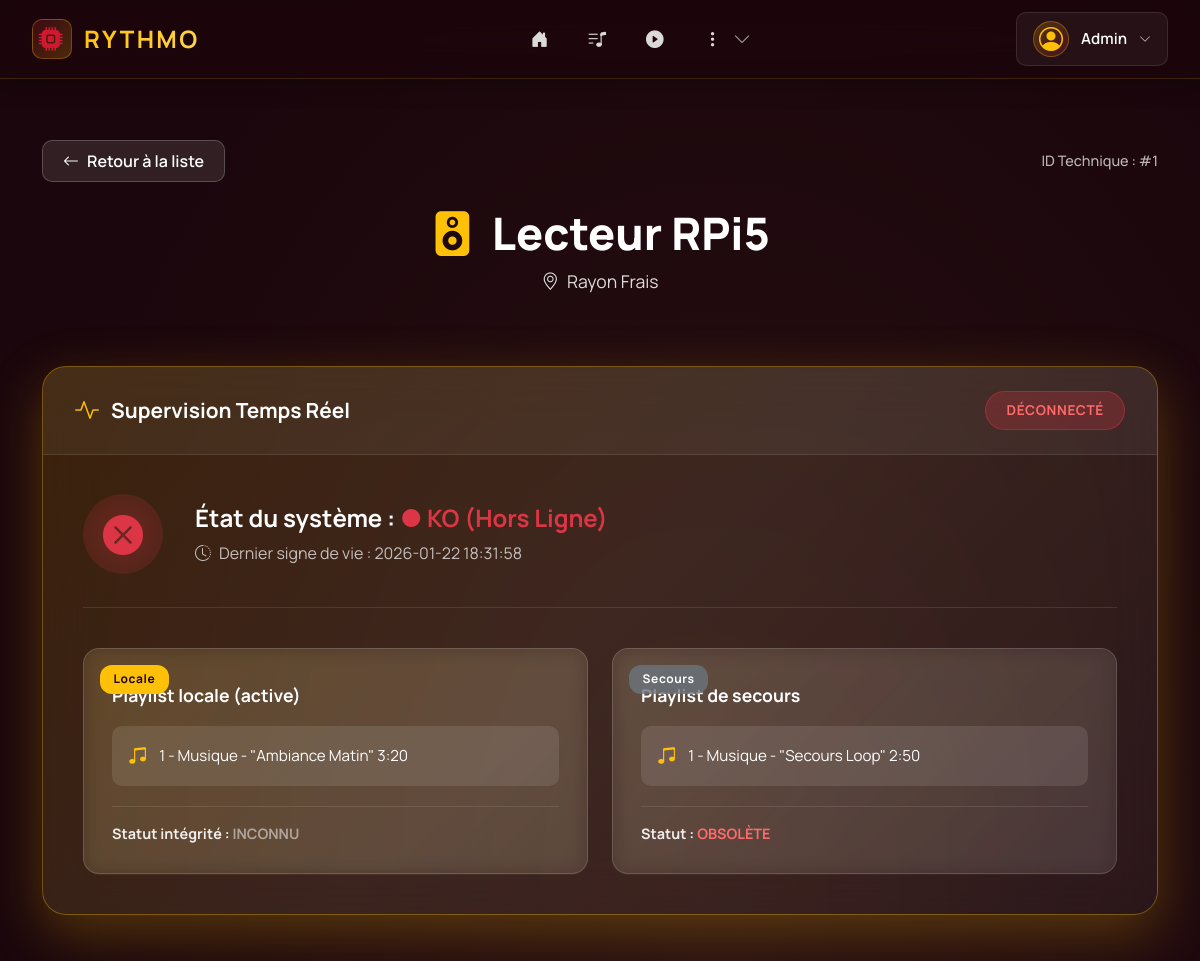
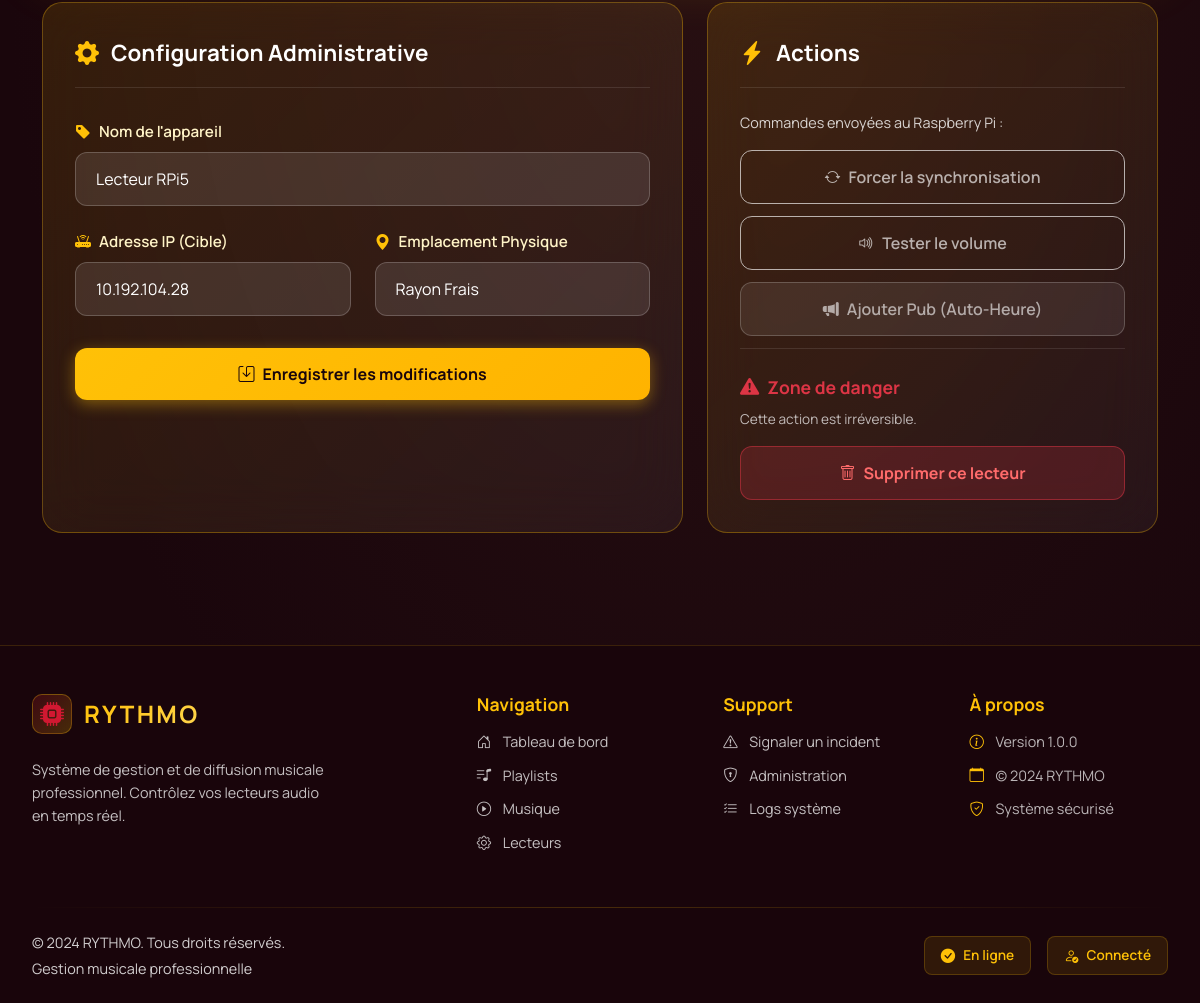
The page /lecteur/1 (signed in) on the database its author committed (2 pictures, top to bottom).
### tables this page shows
CREATE TABLE Utilisateur(
   id_utilisateur INTEGER PRIMARY KEY AUTOINCREMENT,
   nom_utilisateur VARCHAR(50) UNIQUE,
   motdepasse VARCHAR(128),
   role VARCHAR(50),
   prenom VARCHAR(50),
   nom VARCHAR(50),
   age INTEGER,
   email VARCHAR(100) UNIQUE,
   login_attempts INTEGER DEFAULT 0,
   block_until DATETIME,
   last_login DATETIME
);

CREATE TABLE Lecteur(
   id_lecteur INTEGER PRIMARY KEY AUTOINCREMENT,
   nom_lecteur VARCHAR(50) NOT NULL UNIQUE,
   adresseIP VARCHAR(50) UNIQUE,
   etat_lecteur VARCHAR(50) DEFAULT 'Hors ligne',
   emplacement VARCHAR(50),
   derniere_synchro DATETIME,
   adresse_lecteur VARCHAR(50),
   id_organisation INTEGER NOT NULL,
   playlist_active_id INTEGER, 
   volume INTEGER DEFAULT 80,
   alerte_active BOOLEAN DEFAULT 0,
   FOREIGN KEY(id_organisation) REFERENCES Organisation(id_organisation),
   FOREIGN KEY(playlist_active_id) REFERENCES Playlist(id_playlist)
);

### app/controllers/IndexController.py (the view)
@app.route("/lecteur/<int:id_lecteur>")
@reqlogged
def voir_lecteur(id_lecteur): # <--- C'est LUI qui prend l'ID
    dao = LecteurDAO()
    lecteur = dao.find_one(id_lecteur)
    metadata = {"title": "Détail du lecteur", "pagename": "lecteur_detail"}
    return render_template("lecteur_detail.html", lecteur=lecteur, metadata=metadata)

### app/templates/lecteur_detail.html (shortened to what this page needs)
{% extends 'layout.html' %}
{% block content %}
<div class="detail-hero">
  <div class="container">
    <div class="detail-header-top">
      <a href="{{ url_for('page_lecteurs') }}" class="btn btn-back">
        <i class="bi bi-arrow-left"></i> Retour à la liste
      </a>
      <span class="detail-id">ID Technique : #{{ lecteur.id_lecteur }}</span>
    </div>
    <h1><i class="bi bi-speaker-fill"></i> {{ lecteur.nom_lecteur }}</h1>
    <p class="detail-location"><i class="bi bi-geo-alt"></i> {{ lecteur.adresse_lecteur }}</p>
  </div>
</div>
<div class="container mt-4 pb-5">
  <div class="supervision-card mb-5">
    <div class="supervision-header">
      <div class="supervision-title">
        <i class="bi bi-activity"></i> Supervision Temps Réel
      </div>
      {% if lecteur.est_en_ligne() %}
        <span class="status-badge status-online">
          <span class="status-pulse"></span>
          CONNECTÉ
        </span>
      {% else %}
        <span class="status-badge status-offline">
          DÉCONNECTÉ
        </span>
      {% endif %}
    </div>
    <div class="supervision-body">
      <div class="system-status">
        <div class="status-icon-wrapper">
          {% if lecteur.est_en_ligne() %}
            <div class="status-icon status-icon-online">
              <i class="bi bi-check-circle-fill"></i>
            </div>
          {% else %}
            <div class="status-icon status-icon-offline">
              <i class="bi bi-x-circle-fill"></i>
            </div>
          {% endif %}
        </div>
        <div class="status-text">
          <h3>
            État du système :
            {% if lecteur.est_en_ligne() %}
              <span class="text-success">● UP (En Ligne)</span>
            {% else %}
              <span class="text-danger">● KO (Hors Ligne)</span>
            {% endif %}
          </h3>
          <p class="status-subtitle">
            <i class="bi bi-clock-history"></i> Dernier signe de vie : {{ lecteur.derniere_synchro }}
          </p>
        </div>
      </div>
      <div class="playlists-grid">
        <div class="playlist-card playlist-primary">
          <div class="playlist-header">
            <span class="playlist-badge playlist-badge-primary">Locale</span>
            <h4>Playlist locale (active)</h4>
          </div>
          <div class="playlist-content">
            <div class="playlist-item">
              <i class="bi bi-music-note-beamed"></i>
              <span>1 - Musique - "Ambiance Matin" 3:20</span>
            </div>
          </div>
          <div class="playlist-status">
            <strong>Statut intégrité :</strong>
            {% if lecteur.est_en_ligne() %}
              <span class="status-ok">OK</span>
            {% else %}
              <span class="status-unknown">INCONNU</span>
            {% endif %}
          </div>
        </div>
        <div class="playlist-card playlist-secondary">
          <div class="playlist-header">
            <span class="playlist-badge playlist-badge-secondary">Secours</span>
            <h4>Playlist de secours</h4>
          </div>
          <div class="playlist-content">
            <div class="playlist-item">
              <i class="bi bi-music-note-beamed"></i>
              <span>1 - Musique - "Secours Loop" 2:50</span>
            </div>
          </div>
          <div class="playlist-status">
            <strong>Statut :</strong>
            {% if lecteur.est_en_ligne() %}
              <span class="status-update">À JOUR</span>
            {% else %}
              <span class="status-obsolete">OBSOLÈTE</span>
            {% endif %}
          </div>
        </div>
      </div>
    </div>
  </div>
  <div class="row g-4">
    <div class="col-lg-7">
      <div class="config-card">
        <div class="config-header">
          <i class="bi bi-gear-fill"></i>
          <h3>Configuration Administrative</h3>
        </div>
        <form method="POST" class="config-form">
          <div class="form-group-rythmo">
            <label for="nom_lecteur" class="form-label-rythmo">
              <i class="bi bi-tag-fill"></i> Nom de l'appareil
            </label>
            <input
              type="text"
              id="nom_lecteur"
              name="nom_lecteur"
              class="form-control-rythmo"
              value="{{ lecteur.nom_lecteur }}"
              required
            >
          </div>
          <div class="row">
            <div class="col-md-6">
              <div class="form-group-rythmo">
                <label for="adresseIP" class="form-label-rythmo">
                  <i class="bi bi-router-fill"></i> Adresse IP (Cible)
                </label>
                <input
                  type="text"
                  id="adresseIP"
                  name="adresseIP"
                  class="form-control-rythmo"
                  value="{{ lecteur.adresseIP }}"
                  required
                >
              </div>
            </div>
            <div class="col-md-6">
              <div class="form-group-rythmo">
                <label for="adresse_lecteur" class="form-label-rythmo">
                  <i class="bi bi-geo-alt-fill"></i> Emplacement Physique
                </label>
                <input
                  type="text"
                  id="adresse_lecteur"
                  name="adresse_lecteur"
                  class="form-control-rythmo"
                  value="{{ lecteur.adresse_lecteur }}"
                  required
                >
              </div>
            </div>
          </div>
          <button type="submit" class="btn btn-rythmo-save">
            <i class="bi bi-save"></i> Enregistrer les modifications
          </button>
        </form>
      </div>
    </div>
    <div class="col-lg-5">
      <div class="actions-card">
        <div class="actions-header">
          <i class="bi bi-lightning-charge-fill"></i>
          <h3>Actions</h3>
        </div>
        <div class="actions-content">
          <p class="actions-subtitle">Commandes envoyées au Raspberry Pi :</p>
          <button class="btn btn-action" disabled>
            <i class="bi bi-arrow-repeat"></i> Forcer la synchronisation
          </button>
          <button class="btn btn-action" disabled>
            <i class="bi bi-volume-up"></i> Tester le volume
          </button>
          <button class="btn btn-action" onclick="declencherPub({{ lecteur.id_lecteur }})">
            <i class="bi bi-megaphone-fill"></i> Ajouter Pub (Auto-Heure)
        </button>
          <div class="actions-danger-zone">
            <div class="danger-header">
              <i class="bi bi-exclamation-triangle-fill"></i>
              <h4>Zone de danger</h4>
            </div>
            <p class="danger-text">Cette action est irréversible.</p>
            <form action="{{ url_for('supprimer_lecteur', id_lecteur=lecteur.id_lecteur) }}" method="POST"
                  onsubmit="return confirm('Êtes-vous sûr de vouloir supprimer définitivement ce lecteur ?');">
              <button type="submit" class="btn btn-danger-delete">
                <i class="bi bi-trash"></i> Supprimer ce lecteur
              </button>
            </form>
          </div>
        </div>
      </div>
    </div>
  </div>
</div>
{% endblock %}

### app/templates/includes/nav.html (shortened to what this page needs)
{% if current_user %}
<nav class="navbar-modern fixed-top navbar-expand-lg">
  <div class="navbar-container">
    <div class="navbar-brand-section">
      <a class="navbar-brand-modern" href="{{ url_for('index') }}">
        <div class="brand-icon-wrapper">
          <i class="bi bi-cpu-fill"></i>
        </div>
        <span class="brand-text">RYTHMO</span>
      </a>
      <div class="music-visualizer" id="music-bar">
      </div>
    </div>
    <div class="navbar-nav-section">
      <div class="collapse navbar-collapse-modern" id="navbarNav">
        <ul class="navbar-nav-modern">
          <li class="nav-item-modern">
            <a class="nav-link-modern nav-link-icon-only" href="{{ url_for('index') }}">
              <i class="bi bi-house-door-fill"></i>
            </a>
          </li>
          <li class="nav-item-modern">
            <a class="nav-link-modern nav-link-icon-only" href="{{ url_for('playlist.playlists') }}">
              <i class="bi bi-music-note-list"></i>
            </a>
          </li>
          <li class="nav-item-modern">
            <a class="nav-link-modern nav-link-icon-only" href="{{ url_for('musique.musique') }}">
              <i class="bi bi-play-circle-fill"></i>
            </a>
          </li>
          {% if current_user.role in ["admin", "superviseur"] or current_user.role == "admin" %}
          <li class="nav-item-modern nav-item-dropdown">
            <button class="nav-link-modern nav-link-icon-only nav-more-btn" type="button" data-bs-toggle="dropdown" aria-expanded="false">
              <i class="bi bi-three-dots-vertical"></i>
              <i class="bi bi-chevron-down nav-dropdown-arrow"></i>
            </button>
          </li>
          {% endif %}
        </ul>
      </div>
    </div>
    <div class="navbar-user-section">
      <div class="user-dropdown">
        <button class="user-menu-trigger" type="button" data-bs-toggle="dropdown" aria-expanded="false">
          <div class="user-avatar-nav">
            <i class="bi bi-person-circle"></i>
          </div>
          <span class="username-text d-none d-lg-inline">{{ current_user.username }}</span>
          <i class="bi bi-chevron-down dropdown-arrow"></i>
        </button>
      </div>
    </div>
  </div>
</nav>
{% endif %}

### rows shown on the page
Utilisateur: username "Admin"
Lecteur: id_lecteur "1", nom_lecteur "Lecteur RPi5", adresse_lecteur "Rayon Frais", derniere_synchro "2026-01-22 18:31:58", adresseIP "10.192.104.28"
